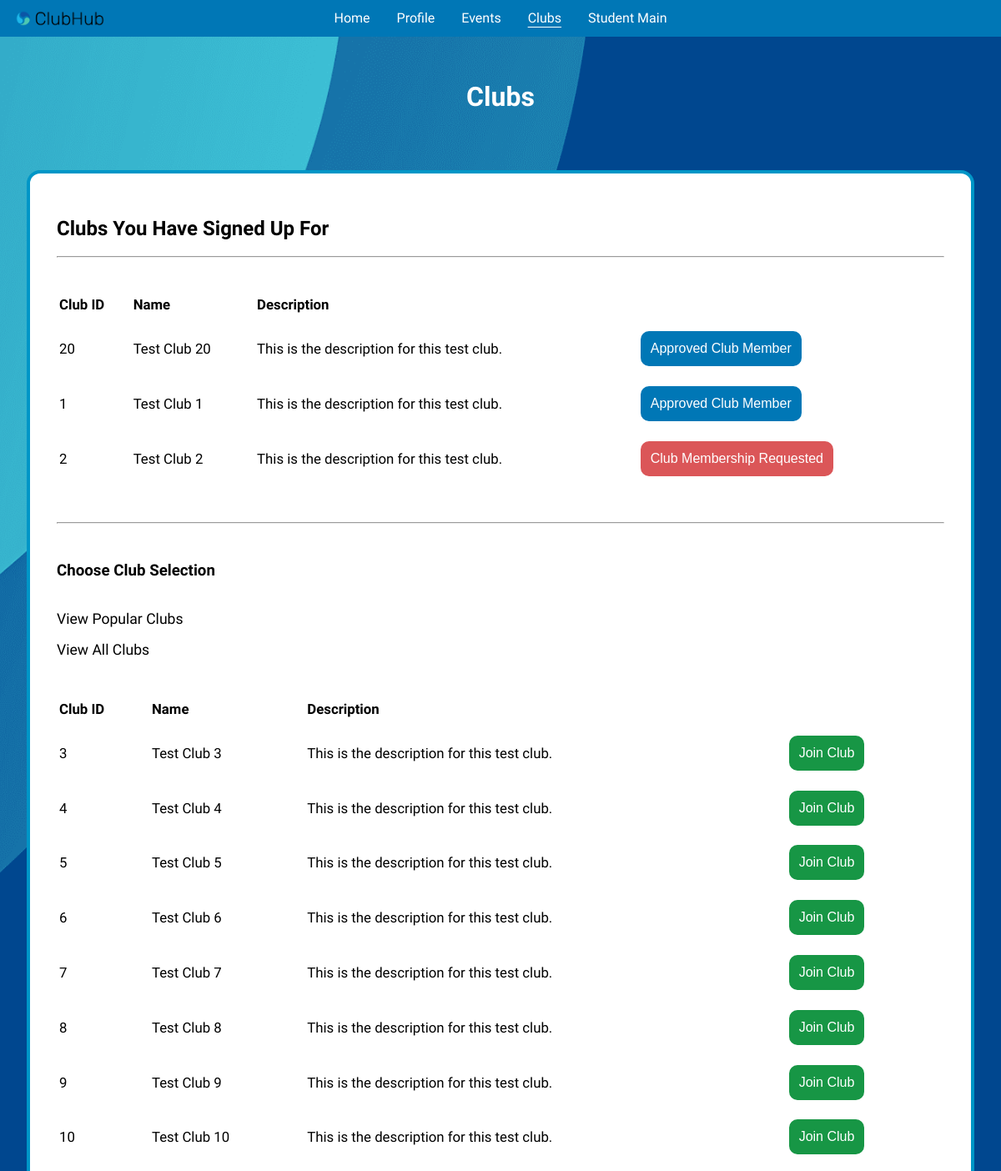
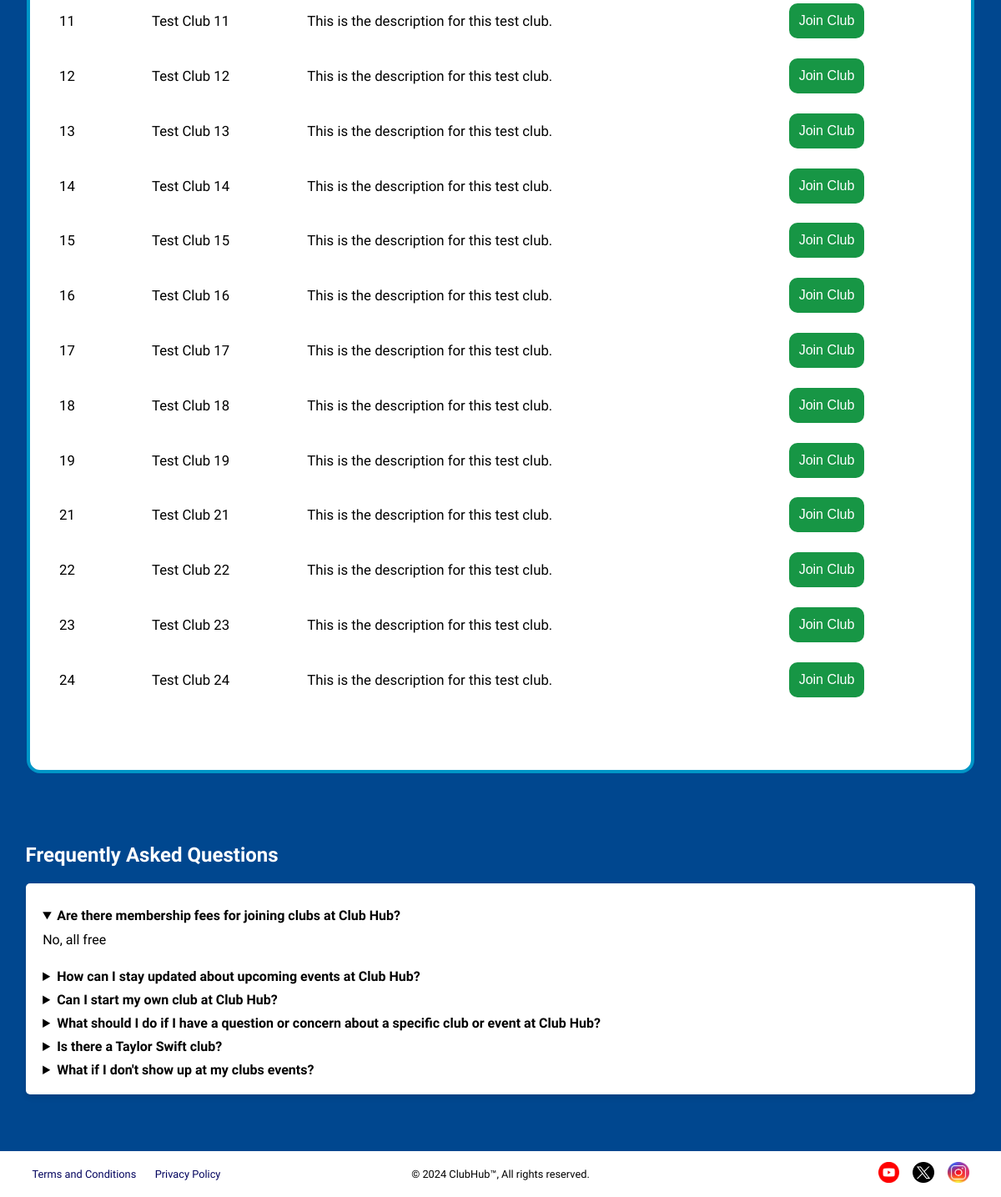
/clubs/ (signed in), run on the app's committed database (2 pictures, top to bottom).
### tables this page shows
CREATE TABLE clubs (
    club_id             INTEGER         NOT NULL,
    club_name           TEXT            NOT NULL,
    club_description    TEXT            NOT NULL,
    creator             INTEGER         NOT NULL,
    validity            TEXT            NOT NULL CHECK (validity IN ('PENDING', 'APPROVED', 'REJECTED')) DEFAULT 'PENDING',
    created             DATETIME        NOT NULL DEFAULT CURRENT_TIMESTAMP,
    updated             DATETIME        NOT NULL DEFAULT CURRENT_TIMESTAMP,
    -----------------------------------------------------------------------
    PRIMARY KEY (club_id),
    FOREIGN KEY (creator) REFERENCES users(user_id)
);

### application/blueprints/clubs.py (the view)
@clubs.route("/")
def get_clubs():
    invalid = validate_student_perms(endpoint="/clubs")
    if invalid:
        return invalid
    selected: str | None = request.args.get("selected", None)
    clubs: list[Row] | None
    user_id: int = session["user-id"]
    registered: list[Row] | None = registered_clubs(user_id=user_id)
    unregistered: list[Row]
    if selected == "popular":
        unregistered = unregistered_clubs(user_id=user_id)[:5]
    else:
        unregistered = unregistered_clubs(user_id=user_id)
    return render_template(
        "html/student/clubs.html",
        unregistered=unregistered,
        registered=registered,
        selected_view=selected
    )

### application/__init__.py (called while the page is built)
@app.teardown_appcontext
def close_connection(_exception) -> None:
    db: Connection = getattr(g, "_database", None)
    if db is not None:
        db.close()

### application/util/authentication/page_access.py (called while the page is built)
def validate_access_perms(user_type: str, endpoint: str) -> str | None:
    if "user" not in session:
        error(errtype=Error.RESTRICTED_PAGE_LOGGED_OUT, endpoint=endpoint)
        return render_template("html/misc/home.html")
    current_user_type: str = session["user-type"]
    if current_user_type != user_type:
        errtype: Error = Error[f"RESTRICTED_PAGE_{user_type}"]
        error(errtype=errtype, endpoint=endpoint, user_type=current_user_type)
        return render_template("html/misc/home.html")
    return None

### application/util/db_functions/__init__.py (called while the page is built)
def get_db() -> Connection:
    db: Connection | None = getattr(g, "_database", None)
    if db is None:
        db: Connection = connect(DB_PATH)
        db.row_factory = Row
        g._database = db
    return db

def query_db(query: str, *args, single: Optional[bool] = None) -> list[Row] | Row | None:
    single = False if single is None else single
    cursor: Cursor = get_db().cursor()
    cursor.execute(query, args)
    results: list[Row] = cursor.fetchall()
    cursor.close()
    if not results:
        return None
    return results[0] if single else results

### application/util/db_functions/clubs.py (called while the page is built)
def registered_clubs(user_id: int) -> list[Row] | None:
    return query_db(
        """
            SELECT *, cm.validity as membership_status FROM clubs
            INNER JOIN club_memberships cm USING (club_id)
            WHERE cm.user_id=?;
        """, user_id
    )

def unregistered_clubs(user_id: int) -> list[Row] | None:
    return query_db(
        """
            SELECT *, cm.validity FROM clubs
            LEFT JOIN club_memberships cm ON clubs.club_id=cm.club_id AND cm.user_id=?
            WHERE cm.club_id IS NULL;
        """, user_id
    )

### application/templates/html/student/clubs.html (shortened to what this page needs)
{% extends "html/base/base.html" %}
{% block links %}
    <link rel="stylesheet" href="../../../static/css/clubs.css">
{% endblock %}
{% block header %}
    <header>
        <h1>Clubs</h1>
    </header>
{% endblock %}
{% block content %}
    <div id="main">
        <div class="table-container">
            <table>
                <h2>Clubs You Have Signed Up For</h2>
                <hr />
                <br />
                <thead>
                    <tr>
                        <th scope="col">Club ID</th>
                        <th scope="col">Name</th>
                        <th scope="col">Description</th>
                        <th scope="col"></th>
                    </tr>
                </thead>
                <tbody>
                    {% if registered %}
                        {% for club in registered %}
                            <tr>
                                <td>{{ club["club_id"] }}</td>
                                <td>{{ club["club_name"] }}</td>
                                <td>{{ club["club_description"] }}</td>
                                {% set validity = club["membership_status"] %}
                                <td>
                                    {% if validity == "PENDING" %}
                                        <button class="btn btn-requested" disabled>Club Membership Requested</button>
                                    {% elif validity == "APPROVED" %}
                                        <button class="btn btn-accepted" disabled>Approved Club Member</button>
                                    {% endif %}
                                </td>
                            </tr>
                        {% endfor %}
                    {% endif %}
                </tbody>
            </table>
            <hr />
            <div id="top">
                {% if selected_view == "popular" %}
                    <h3>Popular Clubs</h3>
                {% elif selected_view == "all" %}
                    <h3>All Clubs</h3>
                {% else %}
                    <h3>Choose Club Selection</h3>
                {% endif %}
                <a href="/clubs?selected=popular">View Popular Clubs</a>
                <a href="/clubs?selected=all">View All Clubs</a>
            </div>
            <table>
                <thead>
                    <tr>
                        <th scope="col">Club ID</th>
                        <th scope="col">Name</th>
                        <th scope="col">Description</th>
                        <th scope="col"></th>
                    </tr>
                </thead>
                <tbody>
                    {% if unregistered %}
                        {% for club in unregistered %}
                            <tr>
                                <td>{{ club["club_id"] }}</td>
                                <td>{{ club["club_name"] }}</td>
                                <td>{{ club["club_description"] }}</td>
                                {% set validity = club["validity"] %}
                                <td>
                                    <form action="/clubs/join?club_id={{ club["club_id"] }}&club_name={{ club["club_name"] }}" method="post">
                                        <button type="submit" class="btn btn-join">Join Club</button>
                                    </form>
                                </td>
                            </tr>
                        {% endfor %}
                    {% endif %}
                </tbody>
            </table>
        </div>
    </div>
    <div class="container">
        <h2>Frequently Asked Questions</h2>
        <div class="qa-section">
            <details open>
                <summary>
                    Are there membership fees for joining clubs at Club Hub?
                    <svg class="control-icon control-icon-expand" width="24" height="24" role="presentation">
                        <use xmlns:xlink="http://www.w3.org/1999/xlink" xlink:href="#expand-more"></use>
                    </svg>
                    <svg class="control-icon control-icon-close" width="24" height="24" role="presentation">
                        <use xmlns:xlink="http://www.w3.org/1999/xlink" xlink:href="#close"></use>
                    </svg>
                </summary>
                <p>No, all free</p>
            </details>
            <details>
                <summary>
                    How can I stay updated about upcoming events at Club Hub?
                    <svg class="control-icon control-icon-expand" width="24" height="24" role="presentation">
                        <use xmlns:xlink="http://www.w3.org/1999/xlink" xlink:href="#expand-more"></use>
                    </svg>
                    <svg class="control-icon control-icon-close" width="24" height="24" role="presentation">
                        <use xmlns:xlink="http://www.w3.org/1999/xlink" xlink:href="#close"></use>
                    </svg>
                </summary>
            </details>
            <details>
                <summary>
                    Can I start my own club at Club Hub?
                    <svg class="control-icon control-icon-expand" width="24" height="24" role="presentation">
                        <use xmlns:xlink="http://www.w3.org/1999/xlink" xlink:href="#expand-more"></use>
                    </svg>
                    <svg class="control-icon control-icon-close" width="24" height="24" role="presentation">
                        <use xmlns:xlink="http://www.w3.org/1999/xlink" xlink:href="#close"></use>
                    </svg>
                </summary>
            </details>
            <details>
                <summary>
                    What should I do if I have a question or concern about a specific club or event at Club Hub?
                    <svg class="control-icon control-icon-expand" width="24" height="24" role="presentation">
                        <use xmlns:xlink="http://www.w3.org/1999/xlink" xlink:href="#expand-more"></use>
                    </svg>
                    <svg class="control-icon control-icon-close" width="24" height="24" role="presentation">
                        <use xmlns:xlink="http://www.w3.org/1999/xlink" xlink:href="#close"></use>
                    </svg>
                </summary>
            </details>
            <details>
                <summary>
                    Is there a Taylor Swift club?
                    <svg class="control-icon control-icon-expand" width="24" height="24" role="presentation">
                        <use xmlns:xlink="http://www.w3.org/1999/xlink" xlink:href="#expand-more"></use>
                    </svg>
                    <svg class="control-icon control-icon-close" width="24" height="24" role="presentation">
                        <use xmlns:xlink="http://www.w3.org/1999/xlink" xlink:href="#close"></use>
                    </svg>
                </summary>
            </details>
            <details>
                <summary>
                    What if I don't show up at my clubs events?
                    <svg class="control-icon control-icon-expand" width="24" height="24" role="presentation">
                        <use xmlns:xlink="http://www.w3.org/1999/xlink" xlink:href="#expand-more"></use>
                    </svg>
                    <svg class="control-icon control-icon-close" width="24" height="24" role="presentation">
                        <use xmlns:xlink="http://www.w3.org/1999/xlink" xlink:href="#close"></use>
                    </svg>
                </summary>
            </details>
        </div>
    </div>
{% endblock %}

### application/static/css/base.css (style rules this page uses)
:root { --light-grey: #8a8988; --lighter-grey: #c4c4c4; --even-lighter-grey: #f2f2f2; --cyan: #3bbbd2; --light-blue: #0077b6; --lighter-blue: #0096c7; --even-lighter-blue: #90e0ef; --dark-blue: #023e8a; --darker-blue: #03045e; --lighter-green: #5afa8d; --light-green: #179645; --dark-green: #237543; --light-red: #db5658; --dark-red: #990f0f; --white: #ffffff; --black: #000000; --dark-grey: #1e2e33; --email-red: #f44336; --yt-red: #ff1c04; --pink: #e33667; --turquoise: #028080; }
* { box-sizing: border-box; }
body { scroll-behavior: smooth; margin: 0; padding: 0; background-color: var(--darker-blue); font-family: "Raleway", system-ui, Arial, sans-serif !important; color: var(--white); min-height: 100vh; display: flex; flex-direction: column; overflow-x: hidden; }
::placeholder { opacity: 0.6; }
header h1 { text-align: center; margin: 1.65em 0; }
a { text-decoration: none !important; color: var(--even-lighter-blue); }

### application/static/css/clubs.css (style rules this page uses)
body { background-image: url("../png/blue-background-flipped-xy.png"); background-size: cover; background-position: center center; }
#main { padding: 0 2em 2em; }
#main h3 { margin-top: -1em; }
#top { width: 100%; display: flex; flex-direction: column; margin: 4em 0 2em; }
#top a { font-size: 1.1rem; color: var(--black); padding: 1em 1em 0 0; width: fit-content; }
.table-container { margin-top: 1em; width: 100%; color: var(--black); background: var(--white); padding: 2em; border: 0.25em solid var(--lighter-blue); border-radius: 1em; }
.table-container table { font-size: 1.05rem; width: 100%; text-align: left; margin-bottom: 3em; }
.table-container table tr td, .table-container table tr th { position: relative; padding-top: 1em; }
.btn { font-size: 1rem; color: var(--white) !important; width: fit-content; padding: 0.75em; border: 0.15em solid var(--white); border-radius: 0.75em; display: block; transition: translate 250ms; }
.btn-join { background: var(--light-green); }
.btn-requested { background: var(--light-red); }
.btn-accepted { background: var(--light-blue); }
.container { margin-top: 2em; margin-bottom: 3em; }
.container h2 { padding-left: 2.55%; }
.qa-section { background-color: var(--white); padding: 20px; border-radius: 5px; box-shadow: 0 4px 6px rgba(0, 0, 0, 0.1); width: 94.8%; margin: 20px auto; }
.qa-section summary { font-weight: bold; cursor: pointer; color: black; }
.qa-section p { margin-top: 10px; color: black; }

### data on the page
clubs: club_id "3", club_name "Test Club 3", club_description "This is the description for this test club."
clubs: club_id "4", club_name "Test Club 4", club_description "This is the description for this test club."
clubs: club_id "5", club_name "Test Club 5", club_description "This is the description for this test club."
clubs: club_id "6", club_name "Test Club 6", club_description "This is the description for this test club."
clubs: club_id "7", club_name "Test Club 7", club_description "This is the description for this test club."
clubs: club_id "8", club_name "Test Club 8", club_description "This is the description for this test club."
clubs: club_id "9", club_name "Test Club 9", club_description "This is the description for this test club."
clubs: club_id "10", club_name "Test Club 10", club_description "This is the description for this test club."
clubs: club_id "11", club_name "Test Club 11", club_description "This is the description for this test club."
clubs: club_id "12", club_name "Test Club 12", club_description "This is the description for this test club."
clubs: club_id "13", club_name "Test Club 13", club_description "This is the description for this test club."
clubs: club_id "14", club_name "Test Club 14", club_description "This is the description for this test club."
clubs: club_id "15", club_name "Test Club 15", club_description "This is the description for this test club."
clubs: club_id "16", club_name "Test Club 16", club_description "This is the description for this test club."
clubs: club_id "17", club_name "Test Club 17", club_description "This is the description for this test club."
clubs: club_id "18", club_name "Test Club 18", club_description "This is the description for this test club."
clubs: club_id "19", club_name "Test Club 19", club_description "This is the description for this test club."
clubs: club_id "21", club_name "Test Club 21", club_description "This is the description for this test club."
clubs: club_id "22", club_name "Test Club 22", club_description "This is the description for this test club."
clubs: club_id "23", club_name "Test Club 23", club_description "This is the description for this test club."
clubs: club_id "24", club_name "Test Club 24", club_description "This is the description for this test club."

### other printed values
{{ club["club_id"] }} "20" "1" "2"
{{ club["club_name"] }} "Test Club 20" "Test Club 1" "Test Club 2"
{{ club["club_description"] }} "This is the description for this test club." "This is the description for this test club." "This is the description for this test club."
